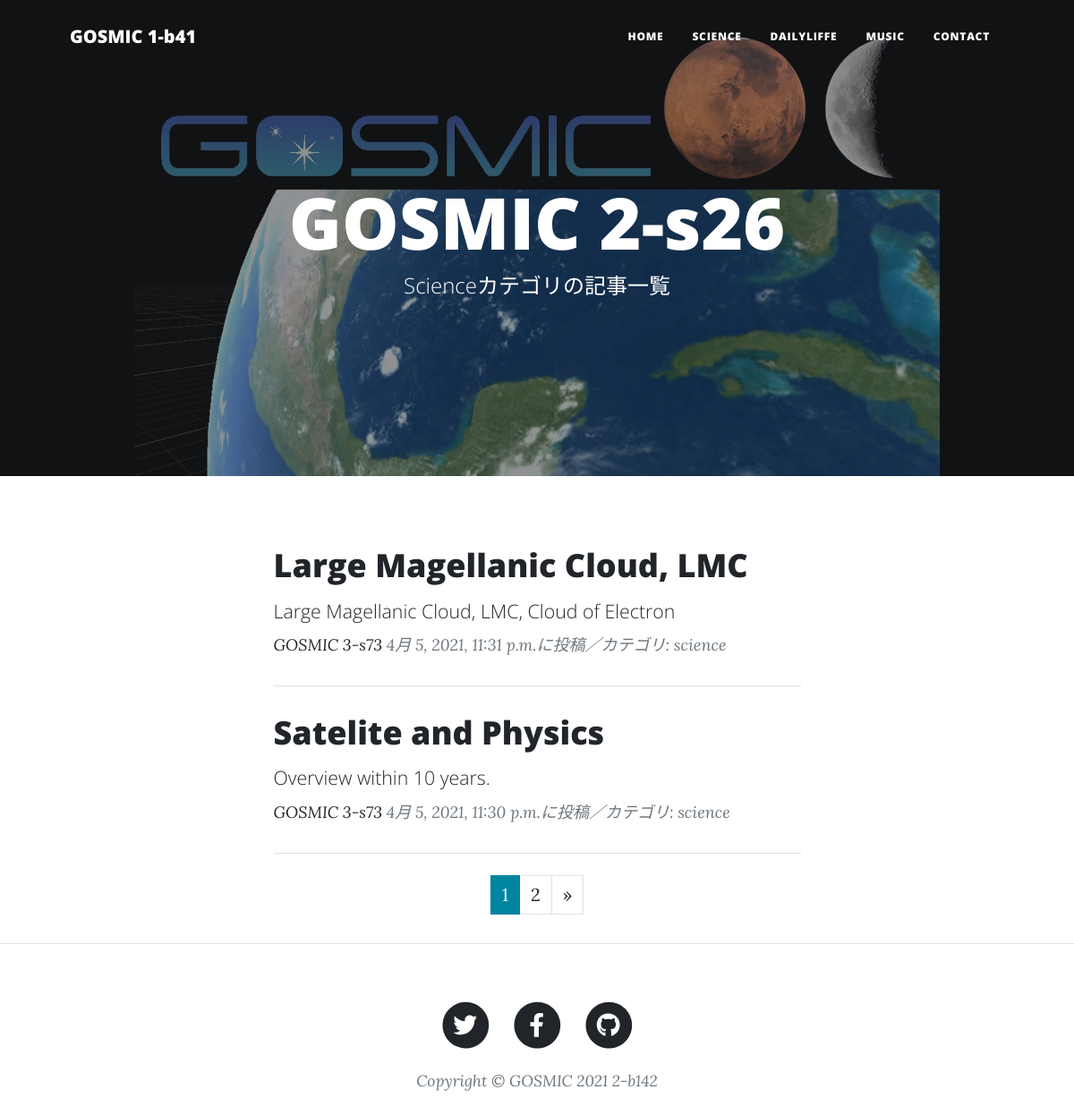
/science-list/, run on the app's committed database.
### blog/models.py (models this page shows, shortened)
class BlogPost(models.Model):
    CATEGORY = (('science', '科学のこと'), ('dailylife', '日常のこと'), ('music', '音楽のこと'))
    title = models.CharField(
        verbose_name='タイトル', # フィールドのタイトル
        max_length=200        # 最大文字数は200
        )
    content = models.TextField(
        verbose_name='本文'   # フィールドのタイトル
        )
    posted_at = models.DateTimeField(
        verbose_name='投稿日時', # フィールドのタイトル
        auto_now_add=True       # 日時を自動追加
        )
    category = models.CharField(
        verbose_name='カテゴリ', # フィールドのタイトル
        max_length=50,        # 最大文字数は50
        choices=CATEGORY
        )

### blog/views.py (the view)
class ScienceView(ListView):
    template_name ='science_list.html'
    model = BlogPost
    context_object_name = 'science_records'
    queryset = BlogPost.objects.filter(
        category='science').order_by('-posted_at')
    paginate_by = 2

### blog/templates/science_list.html (shortened to what this page needs)
{% extends 'base.html' %}
{% load static %}
  {% block header %}
  <header class="masthead"
          style="background-image: url({% static 'assets/img/home-bg0.jpg' %})">
    <div class="container position-relative px-4 px-lg-5">
      <div class="row gx-4 gx-lg-5 justify-content-center">
        <div class="col-md-10 col-lg-8 col-xl-7">
          <div class="site-heading">
            <h1>GOSMIC 2-s26</h1>
            <span class="subheading">Scienceカテゴリの記事一覧</span>
          </div>
        </div>
      </div>
    </div>
  </header>
  {% endblock %}
  {% block contents %}
  <div class="container px-4 px-lg-5">
    <div class="row gx-4 gx-lg-5 justify-content-center">
      <div class="col-md-10 col-lg-8 col-xl-7">
        {% for record in science_records %}
        <div class="post-preview">
          <a href="{% url 'blog:blog_detail' record.pk %}">
            <h2 class="post-title">
              {{record.title}}
            </h2>
            <h3 class="post-subtitle">
              <span style="font-size : 16pt">
                {{record.content|truncatechars:50}}
              </span>
            </h3>
          </a>
          <p class="post-meta">
            <a href="#">GOSMIC 3-s73</a>
            {{record.posted_at}}に投稿／カテゴリ:
            {{record.category}}</p>
        </div>
        <hr class="my-4" />
        {% endfor %}
        {% include "pagination.html" %}
      </div>
    </div>
  </div>
  <hr>
  {% endblock %}

### data on the page
BlogPost: title "Large Magellanic Cloud, LMC", content "Large Magellanic Cloud, LMC, Cloud of Electron", posted_at "4月 5, 2021, 11:31 p.m.", category "science"
BlogPost: title "Satelite and Physics", content "Overview within 10 years.", posted_at "4月 5, 2021, 11:30 p.m.", category "science"

### other printed values
{{ num }} "1"
{{ num }} "2"
